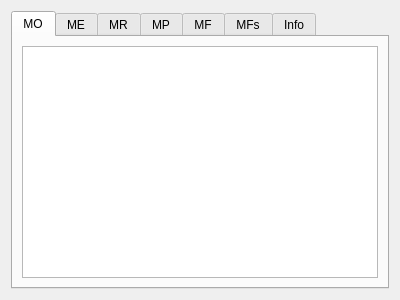
<?xml version="1.0" encoding="UTF-8"?>
<ui version="4.0">
 <class>ViewPhylogenetics</class>
 <widget class="QWidget" name="ViewPhylogenetics">
  <property name="geometry">
   <rect>
    <x>0</x>
    <y>0</y>
    <width>400</width>
    <height>300</height>
   </rect>
  </property>
  <property name="windowTitle">
   <string>Filogênia</string>
  </property>
  <layout class="QGridLayout" name="gridLayout">
   <item row="0" column="0">
    <widget class="QTabWidget" name="tabs">
     <property name="currentIndex">
      <number>0</number>
     </property>
     <widget class="QWidget" name="mtxO">
      <attribute name="title">
       <string>MO</string>
      </attribute>
      <layout class="QGridLayout" name="gridLayout_2">
       <item row="0" column="0">
        <widget class="QTableWidget" name="tableMO">
         <property name="editTriggers">
          <set>QAbstractItemView::NoEditTriggers</set>
         </property>
        </widget>
       </item>
      </layout>
     </widget>
     <widget class="QWidget" name="mtxE">
      <attribute name="title">
       <string>ME</string>
      </attribute>
      <layout class="QGridLayout" name="gridLayout_3">
       <item row="0" column="0">
        <widget class="QTableWidget" name="tableME">
         <property name="editTriggers">
          <set>QAbstractItemView::NoEditTriggers</set>
         </property>
        </widget>
       </item>
      </layout>
     </widget>
     <widget class="QWidget" name="mtxR">
      <attribute name="title">
       <string>MR</string>
      </attribute>
      <layout class="QGridLayout" name="gridLayout_4">
       <item row="0" column="0">
        <widget class="QTableWidget" name="tableMR">
         <property name="editTriggers">
          <set>QAbstractItemView::NoEditTriggers</set>
         </property>
        </widget>
       </item>
      </layout>
     </widget>
     <widget class="QWidget" name="mtxP">
      <attribute name="title">
       <string>MP</string>
      </attribute>
      <layout class="QGridLayout" name="gridLayout_5">
       <item row="0" column="0">
        <widget class="QTableWidget" name="tableMP">
         <property name="editTriggers">
          <set>QAbstractItemView::NoEditTriggers</set>
         </property>
        </widget>
       </item>
      </layout>
     </widget>
     <widget class="QWidget" name="mtxF">
      <attribute name="title">
       <string>MF</string>
      </attribute>
      <layout class="QGridLayout" name="gridLayout_6">
       <item row="0" column="0">
        <widget class="QTableWidget" name="tableMF">
         <property name="editTriggers">
          <set>QAbstractItemView::NoEditTriggers</set>
         </property>
        </widget>
       </item>
       <item row="1" column="0">
        <widget class="QSlider" name="intervalSlider">
         <property name="orientation">
          <enum>Qt::Horizontal</enum>
         </property>
         <property name="tickPosition">
          <enum>QSlider::TicksBothSides</enum>
         </property>
        </widget>
       </item>
      </layout>
     </widget>
     <widget class="QWidget" name="mtxFs">
      <attribute name="title">
       <string>MFs</string>
      </attribute>
      <layout class="QGridLayout" name="gridLayout_7">
       <item row="0" column="0">
        <widget class="QTableWidget" name="tableMFs">
         <property name="editTriggers">
          <set>QAbstractItemView::NoEditTriggers</set>
         </property>
        </widget>
       </item>
      </layout>
     </widget>
     <widget class="QWidget" name="Info">
      <attribute name="title">
       <string>Info</string>
      </attribute>
      <layout class="QGridLayout" name="gridLayout_8">
       <item row="0" column="0">
        <widget class="QListWidget" name="infos">
         <property name="editTriggers">
          <set>QAbstractItemView::NoEditTriggers</set>
         </property>
        </widget>
       </item>
      </layout>
     </widget>
    </widget>
   </item>
  </layout>
 </widget>
 <resources/>
 <connections/>
</ui>
